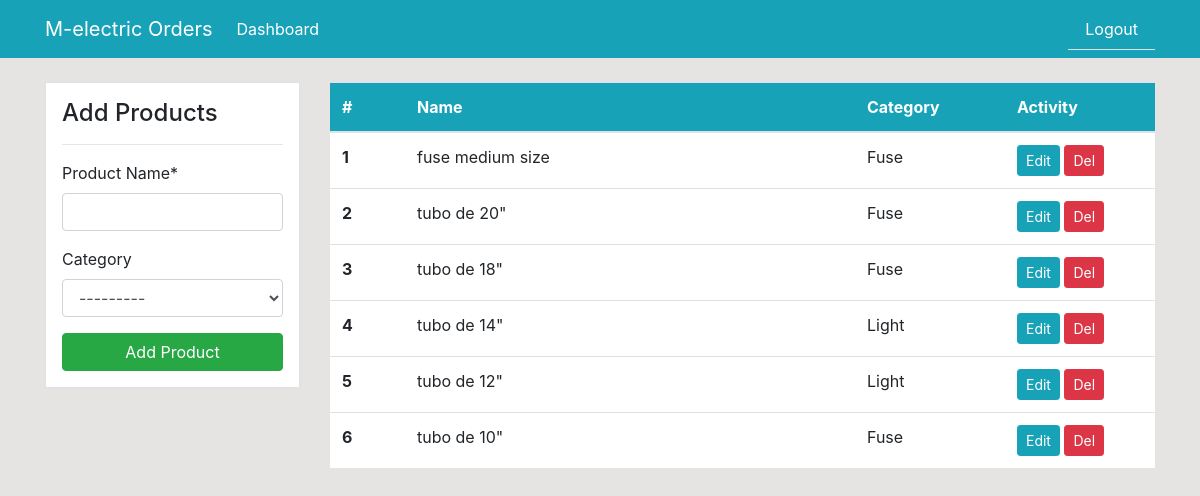
The page /products (signed in) on the database as committed earlier.
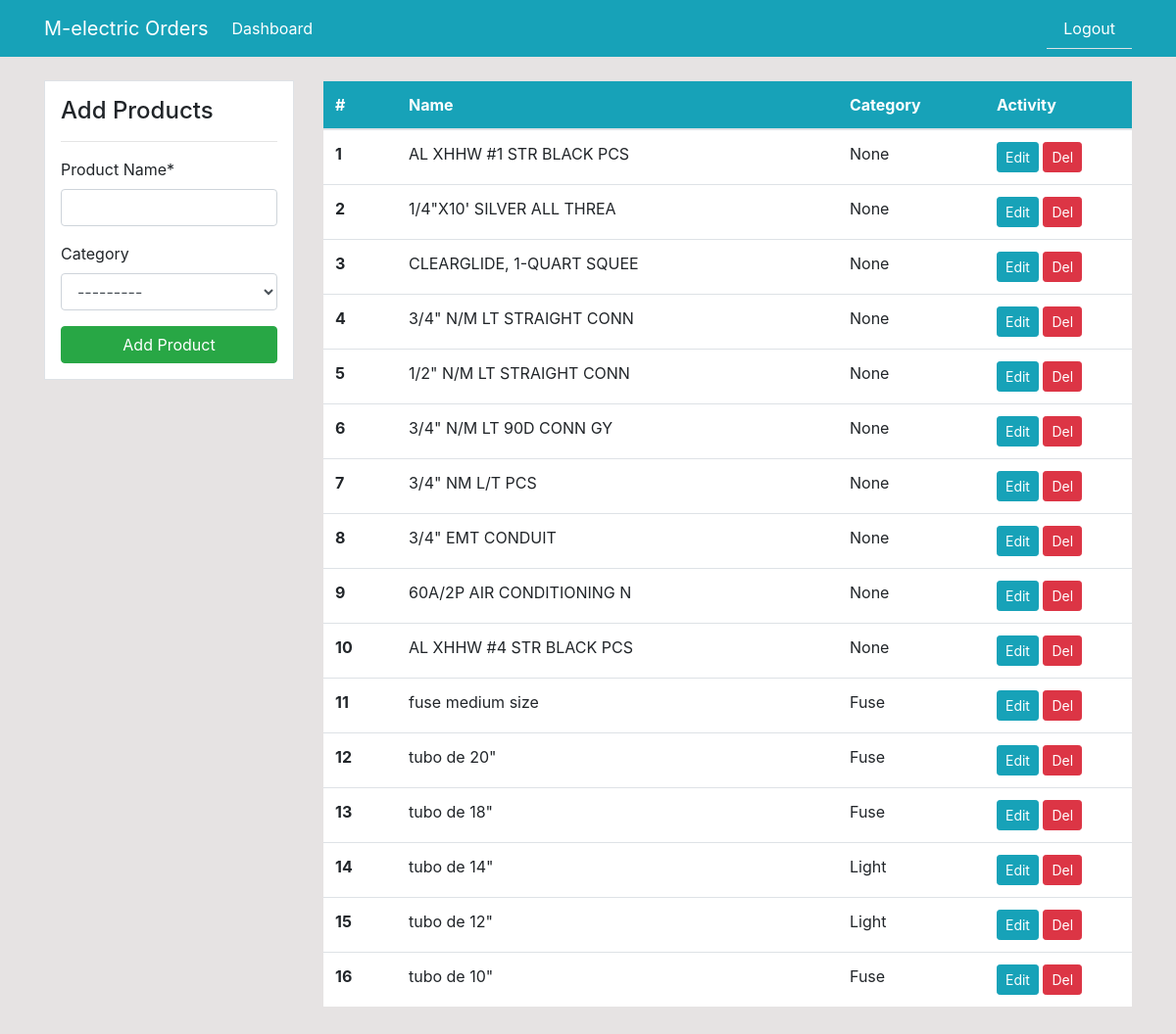
The same page on the database as committed later.
### dashboard/models.py (models this page shows, shortened)
class Product(models.Model):
	product_name = models.CharField('Product Name', max_length=100)
	category = models.ForeignKey(Category, blank=True, null=True, on_delete=models.CASCADE)

class Category(models.Model):
	category_name = models.CharField('Category', max_length=50)
	def __str__(self):
		return self.category_name

### dashboard/views.py (the view)
# urls.py: path('products', views.products, name='products'),
@login_required
def products(request):
    products_list = Product.objects.all().order_by('-id')
    if request.method == 'POST':
        form = ProductForm(request.POST)
        if form.is_valid:
            form.save()
            return redirect('products')
    else:
        form = ProductForm()
    context = {
        'products_list': products_list,
        'form': form,
    }
    return render(request, 'dashboard/products.html', context)

### dashboard/forms.py
class ProductForm(forms.ModelForm):
    class Meta:
        model = Product
        fields = ['product_name','category']

### templates/dashboard/products.html (shortened to what this page needs)
{% extends 'partials/base.html' %}
{% load crispy_forms_tags %}
{% block content %}
    <div class="container">
        <div class="row my-4">
            <div class="col-md-3">
                <div class="border bg-white p-3">
                    <h4>Add Products</h4>
                    <hr>
                    <form method="POST">
                        {{ form|crispy }}
                        <input class="btn btn-success btn-block" type="submit" value="Add Product">
                    </form>
                </div>
            </div>
            <div class="col-md-9">
                <table class="table bg-white">
                    <thead class="bg-info">
                        <tr class="text-white">
                            <th scope="col" class="col-1" >#</th>
                            <th scope="col" class="col-6">Name</th>
                            <th scope="col" class="col-2">Category</th>
                            <th scope="col" class="col-2">Activity</th>
                        </tr>
                    </thead>
                    <tbody>
                    {% for product in products_list %}
                        <tr>
                            <th scope="row">{{ forloop.counter }}</th>
                            <td>{{ product.product_name }}</td>
                            <td>{{ product.category }}</td>
                            <td>
                                <a class="btn btn-info btn-sm" href="{% url 'product-update' product.id %}">Edit</a>
                                <a class="btn btn-danger btn-sm" href="{% url 'product-delete' product.id %}">Del</a>
                            </td>
                        </tr>
                    {% endfor %}
                    </tbody>
                </table>
            </div>
        </div>
    </div>
{% endblock %}

### templates/partials/base.html (shortened to what this page needs)
{% load static %}
<!doctype html>
<html lang="en">
  <head>
    <link rel="stylesheet" href="https://cdn.jsdelivr.net/npm/bootstrap@4.6.0/dist/css/bootstrap.min.css">
    <link rel="stylesheet" href="{% static 'style.css' %}">
  </head>
  <body>
      {% include 'partials/nav.html' %}
      {% block content %}
      {% endblock %}
  </body>
</html>

### templates/partials/nav.html (shortened to what this page needs)
<nav class="navbar navbar-expand-lg navbar-info bg-info">
    <div class="container">
        <a class="navbar-brand text-white" href="{% url 'index' %}">M-electric Orders</a>
        {% if user.is_authenticated %}
        <div class="collapse navbar-collapse" id="navbarSupportedContent">
            <ul class="navbar-nav mr-auto">
                <li class="nav-item active">
                    <a class="nav-link text-white" href="{% url 'index' %}">Dashboard </a>
                </li>
            </ul>
            <ul class="nav nav-tabs nav-fill navbar-default">
                <li class="nav-item">
                    <a class="nav-link text-white" href="{% url 'logout' %}">Logout</a>
                </li>
            </ul>
            {% endif %}
        </div>
    </div>
</nav>

### static/style.css (style rules this page uses)
body { background: rgb(230, 227, 227); }

Rows that differ between the two databases and show on the page:
added Product: product_name "AL XHHW #1 STR BLACK PCS", category "None"
added Product: product_name "1/4\"X10' SILVER ALL THREA", category "None"
added Product: product_name "CLEARGLIDE, 1-QUART SQUEE", category "None"
added Product: product_name "3/4\" N/M LT STRAIGHT CONN", category "None"
added Product: product_name "1/2\" N/M LT STRAIGHT CONN", category "None"
added Product: product_name "3/4\" N/M LT 90D CONN GY", category "None"
added Product: product_name "3/4\" NM L/T PCS", category "None"
added Product: product_name "3/4\" EMT CONDUIT", category "None"
added Product: product_name "60A/2P AIR CONDITIONING N", category "None"
added Product: product_name "AL XHHW #4 STR BLACK PCS", category "None"
